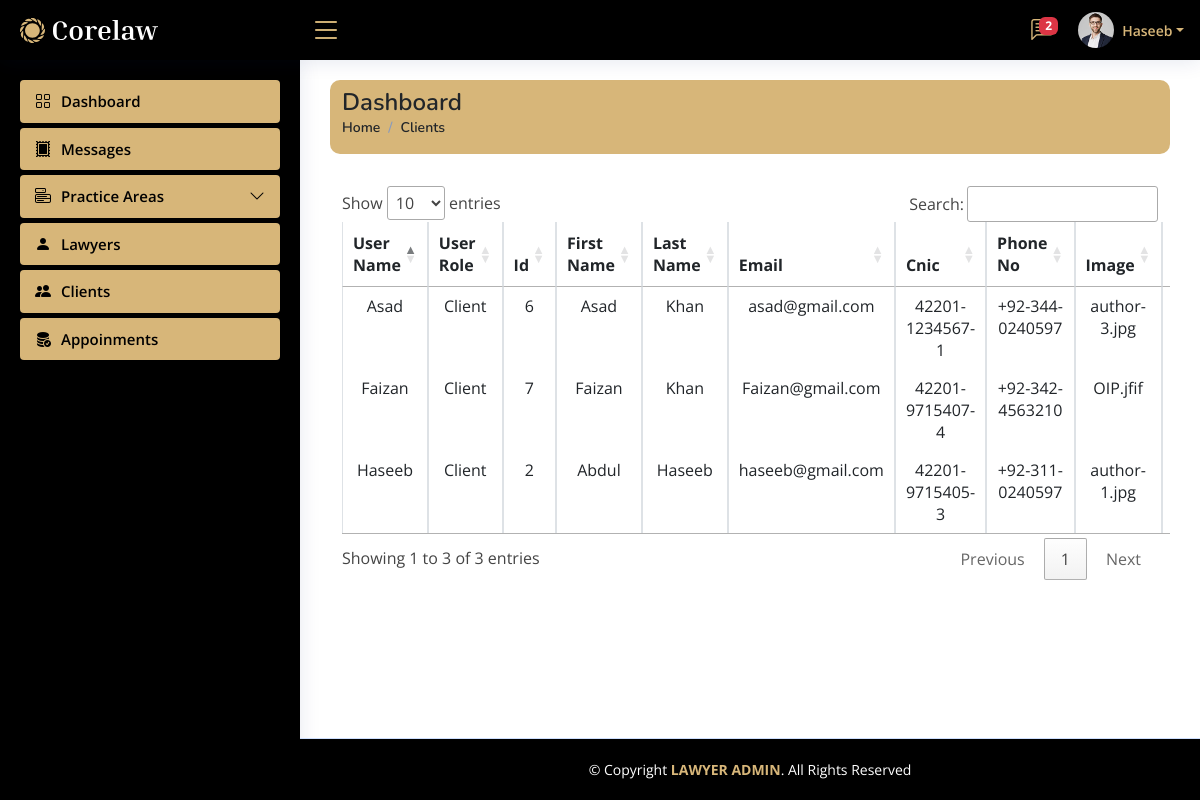
Screenshot of /Admin/Dashboard/client.php (signed in) with the database file from the repository.
### tables this page shows
CREATE TABLE `users` (
  `id` int(11) NOT NULL,
  `username` varchar(50) NOT NULL,
  `email` varchar(50) NOT NULL,
  `password` varchar(50) NOT NULL,
  `user_role` varchar(50) NOT NULL,
  `created_date` timestamp NOT NULL DEFAULT current_timestamp() ON UPDATE current_timestamp(),
  `image` text NOT NULL,
  `first_name` varchar(50) NOT NULL,
  `last_name` varchar(50) NOT NULL,
  `gender` varchar(25) NOT NULL,
  `dob` varchar(255) NOT NULL,
  `cnic` varchar(15) NOT NULL,
  `country` varchar(50) NOT NULL,
  `city` varchar(50) NOT NULL,
  `address` text NOT NULL,
  `mobile_number` varchar(15) NOT NULL,
  `status` tinyint(4) NOT NULL
);

### Admin/Dashboard/client.php (the view, shortened to what this page needs)
<link rel="stylesheet" type="text/css" href="https://cdn.datatables.net/1.13.2/css/jquery.dataTables.min.css">
<?php
include 'includes/header.php';
?>
<div class="container">
    <div class="row">
        <div style="background-color: #D7B679; border-radius: 10px;" class="col-md-12">
            <div class="pagetitle mt-2 ">
                <h1 class="text-dark">Dashboard</h1>
                <nav>
                    <ol class="breadcrumb">
                        <li class="breadcrumb-item"><a class="text-dark" href="index.php">Home</a></li>
                        <li class="breadcrumb-item active text-dark">Clients</li>
                    </ol>
                </nav>
            </div>
        </div>
    </div>
</div>
<div class="container mt-3">
    <div style="overflow-x:scroll !important;" class="row">
        <div class="col-md-12 mt-3">
            <table  id="table_id" class="table table-bordered text-center" width="100%">
                <thead>
                    <tr>
                        <th scope="col">User Name</th>
                        <th scope="col">User Role</th>
                        <th scope="col">Id</th>
                        <th scope="col">First Name</th>
                        <th scope="col">Last Name</th>
                        <th scope="col">Email</th>
                        <th scope="col">Cnic</th>
                        <th scope="col">Phone No</th>
                        <th scope="col">Image</th>
                        <th scope="col">Gender</th>
                    </tr>
                </thead>
                <tbody>
                    <?php
                    $show = "SELECT * FROM `users` WHERE user_role = 'client'; ";
                    $pdo_statement = $pdo_con->prepare($show);
                    $pdo_statement->execute();
                    $result = $pdo_statement->fetchAll(PDO::FETCH_ASSOC);
                    if ($pdo_statement->rowCount() > 0) {
                        foreach ($result as $row) { ?>
                            <tr>
                                <td><?php echo $row['username'] ?></td>
                                <td><?php echo $row['user_role'] ?></td>
                                <td><?php echo $row['id'] ?></td>
                                <td><?php echo $row['first_name'] ?></td>
                                <td><?php echo $row['last_name'] ?></td>
                                <td><?php echo $row['email'] ?></td>
                                <td><?php echo $row['cnic'] ?></td>
                                <td><?php echo $row['mobile_number'] ?></td>
                                <td><?php echo $row['image'] ?></td>
                                <td><?php echo $row['gender'] ?></td>
                            </tr>
                    <?php  }
                    }
                    ?>
                </tbody>
            </table>
        </div>
    </div>
</div>
<?php include 'includes/footer.php'; ?>

### Admin/Dashboard/assets/css/style.css (style rules this page uses)
:root { scroll-behavior: smooth; }
body { font-family: "Open Sans", sans-serif; background: #f6f9ff; color: #444444; }
a { color: #4154f1; text-decoration: none; }
h1, h2, h3, h4, h5, h6 { font-family: "Nunito", sans-serif; }
.pagetitle { margin-bottom: 10px; }
.pagetitle h1 { font-size: 24px; margin-bottom: 0; font-weight: 600; color: #012970; }
.breadcrumb { font-size: 14px; font-family: "Nunito", sans-serif; color: #899bbd; font-weight: 600; }
.breadcrumb a { color: #899bbd; transition: 0.3s; }
.breadcrumb .breadcrumb-item::before { color: #899bbd; }
.breadcrumb .active { color: #51678f; font-weight: 600; }

### rows the page displays
users: username "Haseeb", user_role "Client", id "2", first_name "Abdul", last_name "Haseeb", email "haseeb@gmail.com", cnic "42201-9715405-3", mobile_number "+92-311-0240597", image "author-1.jpg"
users: username "Asad", user_role "Client", id "6", first_name "Asad", last_name "Khan", email "asad@gmail.com", cnic "42201-1234567-1", mobile_number "+92-344-0240597", image "author-3.jpg"
users: username "Faizan", user_role "Client", id "7", first_name "Faizan", last_name "Khan", email "Faizan@gmail.com", cnic "42201-9715407-4", mobile_number "+92-342-4563210", image "OIP.jfif"

### other values shown
$messages "2"
$_SESSION['username'] "Haseeb"
